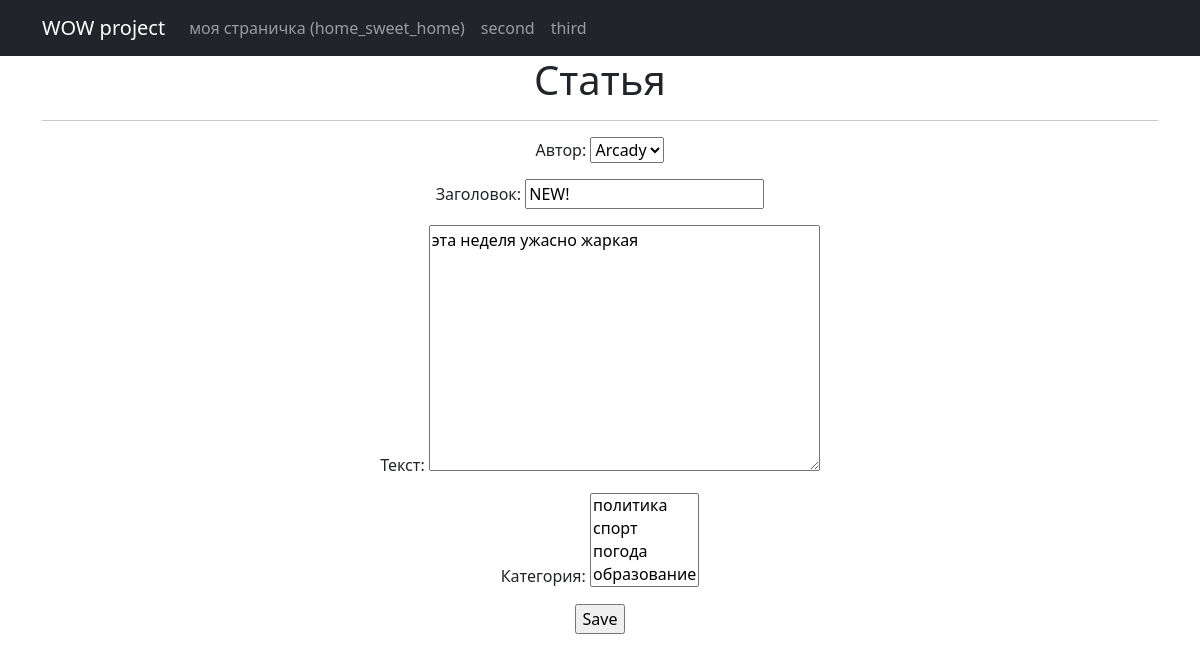
Screenshot of /news/news/5/update/ with the database file from the repository.
### news/models.py (models this page shows, shortened)
class Post (models.Model):
    author = models.ForeignKey("Author", on_delete=models.CASCADE)
    types = models.CharField(max_length=2, choices=post_types, default=article)
    creation_datetime = models.DateTimeField(auto_now_add=True)
    post_category = models.ManyToManyField("Category", through=PostCategory)
    heading = models.CharField(max_length=255)
    text = models.TextField()
    rating = models.IntegerField(default=0)

### news/views.py (the view)
# urls.py: path('news/<int:pk>/update/', PostUpdate.as_view(), name='post_update'),
class PostUpdate(UpdateView):
    form_class = PostForm
    model = Post
    template_name = 'post_edit.html'

### news/forms.py
class PostForm(forms.ModelForm):
    author = forms.ModelChoiceField(queryset=Author.objects.all(), label="Автор")
    heading = forms.CharField(label="Заголовок")
    text = forms.CharField(label="Текст", widget=forms.Textarea)
    post_category = forms.ModelMultipleChoiceField(queryset=Category.objects.all(), label="Категория")
    class Meta:
        model = Post
        fields = [
            'author',
            'heading',
            'text',
            'post_category',
        ]

### news/models.py (called while the page is built)
    def __str__(self):
        return self.user.username

    def __str__(self):
        return self.name

### templates/post_edit.html (shortened to what this page needs)
{% extends 'flatpages/default.html' %}
{% block content %}
<h1>Статья</h1>
<hr>
<form action="" method="post">
    {{ form.as_p }}
    <input type="submit" value="Save" />
</form>
{% endblock content %}

### rows the page displays
Post: author "Arcady", heading "NEW!", text "эта неделя ужасно жаркая"
